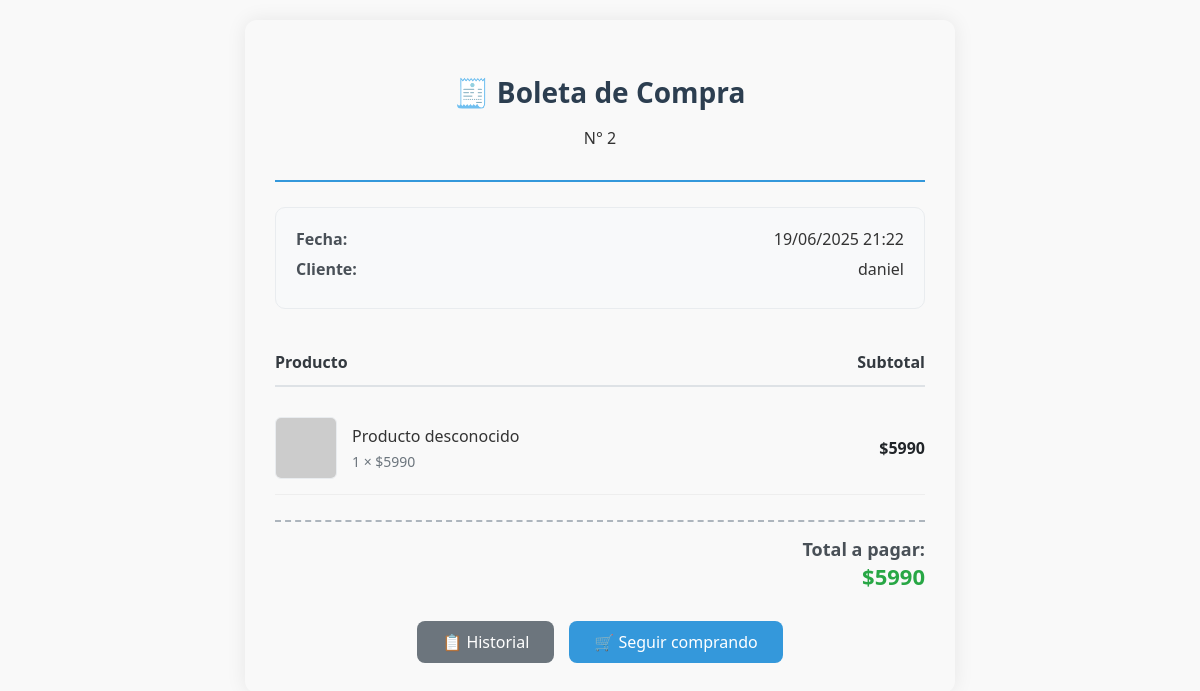
/boleta/2/ (signed in), run on the app's committed database.
### tienda_web/models.py (models this page shows, shortened)
class Boleta(models.Model):
    usuario = models.ForeignKey(User, on_delete=models.CASCADE)
    total = models.DecimalField(max_digits=10, decimal_places=2)
    fecha = models.DateTimeField(auto_now_add=True)

class DetalleBoleta(models.Model):
    boleta = models.ForeignKey(Boleta, related_name='detalles', on_delete=models.CASCADE)
    producto_id = models.IntegerField(default=0)  # Valor por defecto temporal
    nombre_producto = models.CharField(max_length=255, default="Producto desconocido")
    cantidad = models.PositiveIntegerField(default=1)
    precio_unitario = models.DecimalField(max_digits=10, decimal_places=2, default=0)
    imagen_url = models.URLField(blank=True, default="")
    @property
    def subtotal(self):
        return self.cantidad * self.precio_unitario

### tienda_web/views.py (the view)
# urls.py: path('boleta/<int:boleta_id>/', views.ver_boleta, name='ver_boleta'),
def ver_boleta(request, boleta_id):
    if not request.user.is_authenticated:
        return redirect('login')
    try:
        boleta = Boleta.objects.get(id=boleta_id, usuario=request.user)
        detalles = boleta.detalles.all()  # Usamos la relación inversa
        print(f"Boleta ID: {boleta.id}")
        print(f"Total: {boleta.total}")
        print(f"Número de detalles: {detalles.count()}")
        return render(request, 'boleta_generada.html', {
            'boleta': boleta,
            'detalles': detalles
        })
    except Boleta.DoesNotExist:
        messages.error(request, "La boleta no existe")
        return redirect('historial_compras')

### tienda_web/templates/boleta_generada.html (shortened to what this page needs)
<!DOCTYPE html>
<html lang="es">
<head>
</head>
<body>
    <div class="header">
        <h2>🧾 Boleta de Compra</h2>
        <p>N° {{ boleta.id }}</p>
    </div>
    <div class="resumen">
        <div class="resumen-item">
            <span class="resumen-label">Fecha:</span>
            <span class="resumen-value">{{ boleta.fecha|date:"d/m/Y H:i" }}</span>
        </div>
        <div class="resumen-item">
            <span class="resumen-label">Cliente:</span>
            <span class="resumen-value">{{ boleta.usuario.username }}</span>
        </div>
    </div>
    <div class="productos-header">
        <span>Producto</span>
        <span>Subtotal</span>
    </div>
    {% for detalle in detalles %}
    <div class="producto-item">
        <div class="producto-info">
            {% if detalle.imagen_url %}
                <img src="{{ detalle.imagen_url }}" alt="{{ detalle.nombre_producto }}" class="producto-imagen">
            {% else %}
                <img src="https://via.placeholder.com/60/e9ecef/6c757d?text=Prod" class="producto-imagen">
            {% endif %}
            <div>
                <div class="producto-nombre">{{ detalle.nombre_producto }}</div>
                <div class="producto-detalle">{{ detalle.cantidad }} × ${{ detalle.precio_unitario|floatformat:0 }}</div>
            </div>
        </div>
        <div class="producto-precios">
            <div class="subtotal">${{ detalle.subtotal|floatformat:0 }}</div>
        </div>
    </div>
    {% endfor %}
    <div class="total-section">
        <div class="total-label">Total a pagar:</div>
        <div class="total-value">${{ boleta.total|floatformat:0 }}</div>
    </div>
    <div class="actions">
        <a href="{% url 'historial_compras' %}" class="btn btn-secondary">📋 Historial</a>
        <a href="{% url 'catalogo' %}" class="btn btn-primary">🛒 Seguir comprando</a>
    </div>
</body>
</html>

### tienda_web/templates/boleta_generada.html (style rules this page uses)
body { font-family: 'Segoe UI', Tahoma, Geneva, Verdana, sans-serif; background-color: #f9f9f9; color: #333; padding: 30px; max-width: 650px; margin: 20px auto; border-radius: 12px; box-shadow: 0 0 20px rgba(0,0,0,0.08); }
.header { text-align: center; margin-bottom: 25px; padding-bottom: 15px; border-bottom: 2px solid #3498db; }
.header h2 { color: #2c3e50; margin-bottom: 5px; font-size: 28px; }
.resumen { background-color: #f8f9fa; padding: 20px; border-radius: 10px; margin-bottom: 30px; border: 1px solid #e9ecef; }
.resumen-item { display: flex; justify-content: space-between; margin-bottom: 8px; }
.resumen-label { font-weight: 600; color: #495057; }
.resumen-value { font-weight: 500; }
.productos-header { display: flex; justify-content: space-between; padding: 12px 0; border-bottom: 2px solid #dee2e6; margin-bottom: 15px; font-weight: 600; color: #343a40; }
.producto-item { display: flex; justify-content: space-between; align-items: center; padding: 15px 0; border-bottom: 1px solid #eee; }
.producto-info { display: flex; align-items: center; flex: 2; }
.producto-imagen { width: 60px; height: 60px; object-fit: cover; border-radius: 6px; margin-right: 15px; border: 1px solid #e9ecef; }
.producto-nombre { font-weight: 500; margin-bottom: 5px; }
.producto-detalle { font-size: 14px; color: #6c757d; }
.producto-precios { text-align: right; flex: 1; }
.subtotal { font-weight: 600; color: #212529; }
.total-section { margin-top: 25px; padding-top: 15px; border-top: 2px dashed #adb5bd; text-align: right; }
.total-label { font-size: 18px; font-weight: 600; color: #495057; }
.total-value { font-size: 22px; font-weight: 700; color: #28a745; }
.actions { margin-top: 30px; display: flex; justify-content: center; gap: 15px; }
.btn { padding: 10px 25px; border-radius: 8px; text-decoration: none; font-weight: 500; transition: all 0.3s; }
.btn-primary { background-color: #3498db; color: white; }
.btn-secondary { background-color: #6c757d; color: white; }

### data on the page
Boleta: id "2", fecha "19/06/2025 21:22", usuario.username "daniel", total "5990"
DetalleBoleta: nombre_producto "Producto desconocido", cantidad "1", precio_unitario "5990", subtotal "5990"
